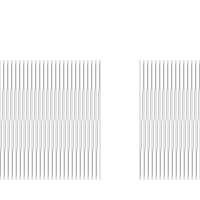

Source code (Python):
import argparse
import drawsvg as draw
from numpy import array, sqrt, pi, log
from math import floor, ceil

class SimpleMaker:

    ## 比例尺：20 对应 0.5，40 对应 1

    def GenerateSimple(name, wire_length, size = 0):
        d = draw.Drawing(200,200,origin = 'center', displayInline = False)
        p = draw.Path(stroke_width=0.202, stroke='black', fill_opacity="0")

        simple_circuit = SimpleMaker(size)
        simple_circuit.makeSimple(p,wire_length)
        d.append(p)
        d.save_svg(name+".svg")

    def __init__(self,size = 0):

        self.size = size
        # self.line_width = 0.202
        self.line_width = 0.6
        self.spacing = 10
        self.pixel_scale = 3.77
        self.minimum_stitch_length = 2 * self.pixel_scale

    def makeSimple(self, path, wire_length, reverse=False):
        reverseF = -1 if reverse else 1
        if self.size > 0:
            #40单位对应1cm
            lastPoint = array([-120, -40])
            path.M(lastPoint[0], lastPoint[1])
            for i in range(0,30):
                path.L(lastPoint[0], lastPoint[1] + 120)
                lastPoint[1] += 120
                path.L(lastPoint[0] + 4, lastPoint[1] - 120)
                lastPoint[0] += 4
                lastPoint[1] -= 120
            path.L(lastPoint[0], lastPoint[1] + 120)

            lastPoint[0] += 40
            path.M(lastPoint[0], lastPoint[1])
            for i in range(0, 30):
                path.L(lastPoint[0], lastPoint[1] + 120)
                lastPoint[1] += 120
                path.L(lastPoint[0] + 4, lastPoint[1] - 120)
                lastPoint[0] += 4
                lastPoint[1] -= 120
            path.L(lastPoint[0], lastPoint[1] + 120)

        else:
            raise Exception("size must be >0")



    def drawStitches(self, p, x1, y1, x2, y2):
        dx = x2 - x1
        dy = y2 - y1
        length = sqrt((dx ** 2) + (dy ** 2))
        stittches = length/self.minimum_stitch_length

        for i in range (1, floor(stittches)):
            p.L (x1 + dx/stittches*i, y1 + dy/stittches*i)
        p.L(x2,y2)

if __name__=="__main__":
    SimpleMaker.GenerateSimple("fix_glove_v2", -8, 10)
